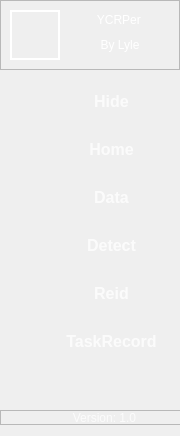
        <widget class="QFrame" name="LeftMenuBg">
         <property name="minimumSize">
          <size>
           <width>180</width>
           <height>0</height>
          </size>
         </property>
         <property name="maximumSize">
          <size>
           <width>68</width>
           <height>16777215</height>
          </size>
         </property>
         <property name="styleSheet">
          <string notr="true">QFrame#LeftMenuBg{
	background-color: rgba(255, 255, 255,0);
border:0px solid red;
border-radius:30px
}</string>
         </property>
         <property name="frameShape">
          <enum>QFrame::NoFrame</enum>
         </property>
         <property name="frameShadow">
          <enum>QFrame::Raised</enum>
         </property>
         <layout class="QVBoxLayout" name="verticalLayout_2">
          <property name="spacing">
           <number>0</number>
          </property>
          <property name="leftMargin">
           <number>0</number>
          </property>
          <property name="topMargin">
           <number>0</number>
          </property>
          <property name="rightMargin">
           <number>0</number>
          </property>
          <item>
           <widget class="QFrame" name="TopLogoInfo">
            <property name="enabled">
             <bool>true</bool>
            </property>
            <property name="minimumSize">
             <size>
              <width>0</width>
              <height>70</height>
             </size>
            </property>
            <property name="maximumSize">
             <size>
              <width>16777215</width>
              <height>70</height>
             </size>
            </property>
            <property name="frameShape">
             <enum>QFrame::StyledPanel</enum>
            </property>
            <property name="frameShadow">
             <enum>QFrame::Raised</enum>
            </property>
            <widget class="QWidget" name="logo" native="true">
             <property name="geometry">
              <rect>
               <x>10</x>
               <y>10</y>
               <width>50</width>
               <height>50</height>
              </rect>
             </property>
             <property name="sizePolicy">
              <sizepolicy hsizetype="Preferred" vsizetype="Preferred">
               <horstretch>0</horstretch>
               <verstretch>0</verstretch>
              </sizepolicy>
             </property>
             <property name="minimumSize">
              <size>
               <width>50</width>
               <height>50</height>
              </size>
             </property>
             <property name="maximumSize">
              <size>
               <width>50</width>
               <height>50</height>
              </size>
             </property>
             <property name="styleSheet">
              <string notr="true">image: url(:/all/img/logo.jpg);
border:2px solid rgb(255, 255, 255);

</string>
             </property>
            </widget>
            <widget class="QLabel" name="Author">
             <property name="geometry">
              <rect>
               <x>90</x>
               <y>30</y>
               <width>60</width>
               <height>30</height>
              </rect>
             </property>
             <property name="sizePolicy">
              <sizepolicy hsizetype="Preferred" vsizetype="Preferred">
               <horstretch>0</horstretch>
               <verstretch>0</verstretch>
              </sizepolicy>
             </property>
             <property name="minimumSize">
              <size>
               <width>60</width>
               <height>30</height>
              </size>
             </property>
             <property name="maximumSize">
              <size>
               <width>60</width>
               <height>30</height>
              </size>
             </property>
             <property name="styleSheet">
              <string notr="true">font: italic 11pt &quot;Segoe UI&quot;;
color: rgba(255, 255, 255, 255);</string>
             </property>
             <property name="text">
              <string>By Lyle</string>
             </property>
             <property name="alignment">
              <set>Qt::AlignCenter</set>
             </property>
            </widget>
            <widget class="QLabel" name="Title">
             <property name="geometry">
              <rect>
               <x>60</x>
               <y>10</y>
               <width>121</width>
               <height>20</height>
              </rect>
             </property>
             <property name="maximumSize">
              <size>
               <width>16777215</width>
               <height>30</height>
              </size>
             </property>
             <property name="styleSheet">
              <string notr="true">font: 600 13pt &quot;Segoe UI Semibold&quot;;
color: rgba(255, 255, 255, 255);</string>
             </property>
             <property name="text">
              <string>YCRPer </string>
             </property>
             <property name="alignment">
              <set>Qt::AlignCenter</set>
             </property>
            </widget>
           </widget>
          </item>
          <item>
           <widget class="QFrame" name="ToggleBox">
            <property name="minimumSize">
             <size>
              <width>200</width>
              <height>300</height>
             </size>
            </property>
            <property name="maximumSize">
             <size>
              <width>200</width>
              <height>300</height>
             </size>
            </property>
            <property name="frameShape">
             <enum>QFrame::NoFrame</enum>
            </property>
            <property name="frameShadow">
             <enum>QFrame::Raised</enum>
            </property>
            <layout class="QVBoxLayout" name="verticalLayout_4">
             <item>
              <widget class="QPushButton" name="ToggleBotton">
               <property name="sizePolicy">
                <sizepolicy hsizetype="Expanding" vsizetype="Fixed">
                 <horstretch>0</horstretch>
                 <verstretch>0</verstretch>
                </sizepolicy>
               </property>
               <property name="minimumSize">
                <size>
                 <width>0</width>
                 <height>45</height>
                </size>
               </property>
               <property name="maximumSize">
                <size>
                 <width>16777215</width>
                 <height>16777215</height>
                </size>
               </property>
               <property name="font">
                <font>
                 <family>Nirmala UI</family>
                 <pointsize>12</pointsize>
                 <italic>false</italic>
                 <bold>true</bold>
                </font>
               </property>
               <property name="cursor">
                <cursorShape>PointingHandCursor</cursorShape>
               </property>
               <property name="mouseTracking">
                <bool>true</bool>
               </property>
               <property name="focusPolicy">
                <enum>Qt::StrongFocus</enum>
               </property>
               <property name="contextMenuPolicy">
                <enum>Qt::DefaultContextMenu</enum>
               </property>
               <property name="layoutDirection">
                <enum>Qt::LeftToRight</enum>
               </property>
               <property name="autoFillBackground">
                <bool>false</bool>
               </property>
               <property name="styleSheet">
                <string notr="true">QPushButton{
background-image: url(:/all/img/menu.png);
background-repeat: no-repeat;
background-position: left center;
border: none;
border-left: 23px solid transparent;

text-align: center;
padding-left: 0px;
color: rgba(255, 255, 255, 199);
font: 700 12pt &quot;Nirmala UI&quot;;
}

QPushButton:hover{
background-color: rgba(114, 129, 214, 59);
}</string>
               </property>
               <property name="text">
                <string>Hide</string>
               </property>
               <property name="icon">
                <iconset theme="zoom-out">
                 <normaloff>C:/Users/13792/.designer/backup</normaloff>C:/Users/13792/.designer/backup</iconset>
               </property>
               <property name="autoDefault">
                <bool>false</bool>
               </property>
               <property name="default">
                <bool>false</bool>
               </property>
               <property name="flat">
                <bool>false</bool>
               </property>
              </widget>
             </item>
             <item>
              <widget class="QPushButton" name="HomeBotton">
               <property name="sizePolicy">
                <sizepolicy hsizetype="Expanding" vsizetype="Fixed">
                 <horstretch>0</horstretch>
                 <verstretch>0</verstretch>
                </sizepolicy>
               </property>
               <property name="minimumSize">
                <size>
                 <width>0</width>
                 <height>45</height>
                </size>
               </property>
               <property name="maximumSize">
                <size>
                 <width>16777215</width>
                 <height>16777215</height>
                </size>
               </property>
               <property name="font">
                <font>
                 <family>Nirmala UI</family>
                 <pointsize>12</pointsize>
                 <italic>false</italic>
                 <bold>true</bold>
                </font>
               </property>
               <property name="cursor">
                <cursorShape>PointingHandCursor</cursorShape>
               </property>
               <property name="mouseTracking">
                <bool>true</bool>
               </property>
               <property name="focusPolicy">
                <enum>Qt::StrongFocus</enum>
               </property>
               <property name="contextMenuPolicy">
                <enum>Qt::DefaultContextMenu</enum>
               </property>
               <property name="layoutDirection">
                <enum>Qt::LeftToRight</enum>
               </property>
               <property name="autoFillBackground">
                <bool>false</bool>
               </property>
               <property name="styleSheet">
                <string notr="true">QPushButton{
background-image: url(:/all/img/menu.png);
background-repeat: no-repeat;
background-position: left center;
border: none;
border-left: 23px solid transparent;

text-align: center;
padding-left: 0px;
color: rgba(255, 255, 255, 199);
font: 700 12pt &quot;Nirmala UI&quot;;
}

QPushButton:hover{
background-color: rgba(114, 129, 214, 59);
}</string>
               </property>
               <property name="text">
                <string>Home</string>
               </property>
               <property name="icon">
                <iconset theme="zoom-out">
                 <normaloff>C:/Users/13792/.designer/backup</normaloff>C:/Users/13792/.designer/backup</iconset>
               </property>
               <property name="autoDefault">
                <bool>false</bool>
               </property>
               <property name="default">
                <bool>false</bool>
               </property>
               <property name="flat">
                <bool>false</bool>
               </property>
              </widget>
             </item>
             <item>
              <widget class="QPushButton" name="DataManageButton">
               <property name="sizePolicy">
                <sizepolicy hsizetype="Expanding" vsizetype="Fixed">
                 <horstretch>0</horstretch>
                 <verstretch>0</verstretch>
                </sizepolicy>
               </property>
               <property name="minimumSize">
                <size>
                 <width>0</width>
                 <height>45</height>
                </size>
               </property>
               <property name="font">
                <font>
                 <family>Nirmala UI</family>
                 <pointsize>12</pointsize>
                 <italic>false</italic>
                 <bold>true</bold>
                </font>
               </property>
               <property name="cursor">
                <cursorShape>PointingHandCursor</cursorShape>
               </property>
               <property name="mouseTracking">
                <bool>true</bool>
               </property>
               <property name="styleSheet">
                <string notr="true">QPushButton{
background-image: url(:/all/img/menu.png);
background-repeat: no-repeat;
background-position: left center;
border: none;
border-left: 23px solid transparent;

text-align: center;
padding-left: 0px;
color: rgba(255, 255, 255, 199);
font: 700 12pt &quot;Nirmala UI&quot;;
}

QPushButton:hover{
background-color: rgba(114, 129, 214, 59);
}</string>
               </property>
               <property name="text">
                <string>Data</string>
               </property>
               <property name="icon">
                <iconset theme="zoom-out">
                 <normaloff>C:/Users/13792/.designer/backup</normaloff>C:/Users/13792/.designer/backup</iconset>
               </property>
              </widget>
             </item>
             <item>
              <widget class="QPushButton" name="DetectButton">
               <property name="sizePolicy">
                <sizepolicy hsizetype="Expanding" vsizetype="Fixed">
                 <horstretch>0</horstretch>
                 <verstretch>0</verstretch>
                </sizepolicy>
               </property>
               <property name="minimumSize">
                <size>
                 <width>0</width>
                 <height>45</height>
                </size>
               </property>
               <property name="font">
                <font>
                 <family>Nirmala UI</family>
                 <pointsize>12</pointsize>
                 <italic>false</italic>
                 <bold>true</bold>
                </font>
               </property>
               <property name="cursor">
                <cursorShape>PointingHandCursor</cursorShape>
               </property>
               <property name="mouseTracking">
                <bool>true</bool>
               </property>
               <property name="styleSheet">
                <string notr="true">QPushButton{
background-image: url(:/all/img/menu.png);
background-repeat: no-repeat;
background-position: left center;
border: none;
border-left: 23px solid transparent;

text-align: center;
padding-left: 0px;
color: rgba(255, 255, 255, 199);
font: 700 12pt &quot;Nirmala UI&quot;;
}

QPushButton:hover{
background-color: rgba(114, 129, 214, 59);
}</string>
               </property>
               <property name="text">
                <string>Detect</string>
               </property>
               <property name="icon">
                <iconset theme="zoom-out">
                 <normaloff>C:/Users/13792/.designer/backup</normaloff>C:/Users/13792/.designer/backup</iconset>
               </property>
              </widget>
             </item>
             <item>
              <widget class="QPushButton" name="ReidButton">
               <property name="sizePolicy">
                <sizepolicy hsizetype="Expanding" vsizetype="Fixed">
                 <horstretch>0</horstretch>
                 <verstretch>0</verstretch>
                </sizepolicy>
               </property>
               <property name="minimumSize">
                <size>
                 <width>0</width>
                 <height>45</height>
                </size>
               </property>
               <property name="font">
                <font>
                 <family>Nirmala UI</family>
                 <pointsize>12</pointsize>
                 <italic>false</italic>
                 <bold>true</bold>
                </font>
               </property>
               <property name="cursor">
                <cursorShape>PointingHandCursor</cursorShape>
               </property>
               <property name="mouseTracking">
                <bool>true</bool>
               </property>
               <property name="styleSheet">
                <string notr="true">QPushButton{
background-image: url(:/all/img/menu.png);
background-repeat: no-repeat;
background-position: left center;
border: none;
border-left: 23px solid transparent;

text-align: center;
padding-left: 0px;
color: rgba(255, 255, 255, 199);
font: 700 12pt &quot;Nirmala UI&quot;;
}

QPushButton:hover{
background-color: rgba(114, 129, 214, 59);
}</string>
               </property>
               <property name="text">
                <string>Reid</string>
               </property>
               <property name="icon">
                <iconset theme="zoom-out">
                 <normaloff>C:/Users/13792/.designer/backup</normaloff>C:/Users/13792/.designer/backup</iconset>
               </property>
              </widget>
             </item>
             <item>
              <widget class="QPushButton" name="TaskRecordButton">
               <property name="sizePolicy">
                <sizepolicy hsizetype="Expanding" vsizetype="Fixed">
                 <horstretch>0</horstretch>
                 <verstretch>0</verstretch>
                </sizepolicy>
               </property>
               <property name="minimumSize">
                <size>
                 <width>0</width>
                 <height>45</height>
                </size>
               </property>
               <property name="font">
                <font>
                 <family>Nirmala UI</family>
                 <pointsize>12</pointsize>
                 <italic>false</italic>
                 <bold>true</bold>
                </font>
               </property>
               <property name="cursor">
                <cursorShape>PointingHandCursor</cursorShape>
               </property>
               <property name="mouseTracking">
                <bool>true</bool>
               </property>
               <property name="styleSheet">
                <string notr="true">QPushButton{
background-image: url(:/all/img/menu.png);
background-repeat: no-repeat;
background-position: left center;
border: none;
border-left: 23px solid transparent;

text-align: center;
padding-left: 0px;
color: rgba(255, 255, 255, 199);
font: 700 12pt &quot;Nirmala UI&quot;;
}

QPushButton:hover{
background-color: rgba(114, 129, 214, 59);
}</string>
               </property>
               <property name="text">
                <string>TaskRecord</string>
               </property>
               <property name="icon">
                <iconset theme="zoom-out">
                 <normaloff>C:/Users/13792/.designer/backup</normaloff>C:/Users/13792/.designer/backup</iconset>
               </property>
              </widget>
             </item>
            </layout>
           </widget>
          </item>
          <item>
           <widget class="QFrame" name="MenuBox">
            <property name="minimumSize">
             <size>
              <width>200</width>
              <height>0</height>
             </size>
            </property>
            <property name="maximumSize">
             <size>
              <width>200</width>
              <height>16777215</height>
             </size>
            </property>
            <property name="frameShape">
             <enum>QFrame::NoFrame</enum>
            </property>
            <property name="frameShadow">
             <enum>QFrame::Raised</enum>
            </property>
            <layout class="QVBoxLayout" name="verticalLayout_5" stretch="0">
             <property name="spacing">
              <number>15</number>
             </property>
             <property name="sizeConstraint">
              <enum>QLayout::SetDefaultConstraint</enum>
             </property>
             <property name="leftMargin">
              <number>0</number>
             </property>
             <property name="topMargin">
              <number>0</number>
             </property>
             <property name="rightMargin">
              <number>0</number>
             </property>
             <property name="bottomMargin">
              <number>0</number>
             </property>
             <item>
              <spacer name="verticalSpacer">
               <property name="orientation">
                <enum>Qt::Vertical</enum>
               </property>
               <property name="sizeHint" stdset="0">
                <size>
                 <width>20</width>
                 <height>40</height>
                </size>
               </property>
              </spacer>
             </item>
            </layout>
           </widget>
          </item>
          <item>
           <widget class="QFrame" name="VersionInfo">
            <property name="minimumSize">
             <size>
              <width>200</width>
              <height>10</height>
             </size>
            </property>
            <property name="maximumSize">
             <size>
              <width>200</width>
              <height>15</height>
             </size>
            </property>
            <property name="frameShape">
             <enum>QFrame::StyledPanel</enum>
            </property>
            <property name="frameShadow">
             <enum>QFrame::Raised</enum>
            </property>
            <layout class="QVBoxLayout" name="verticalLayout_3">
             <property name="leftMargin">
              <number>18</number>
             </property>
             <property name="topMargin">
              <number>0</number>
             </property>
             <property name="bottomMargin">
              <number>0</number>
             </property>
             <item>
              <widget class="QLabel" name="VersionLabel">
               <property name="styleSheet">
                <string notr="true">font: 900 italic 10pt &quot;Segoe UI&quot;;
color: rgba(255, 255, 255, 199);</string>
               </property>
               <property name="text">
                <string>Version: 1.0</string>
               </property>
               <property name="alignment">
                <set>Qt::AlignCenter</set>
               </property>
              </widget>
             </item>
            </layout>
           </widget>
          </item>
         </layout>
        </widget>
